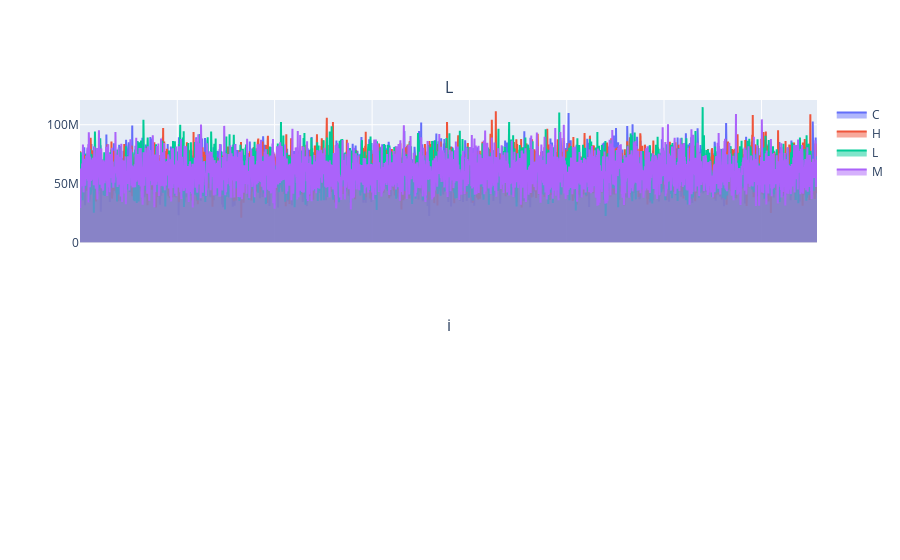

The code cell stored with this chart in its notebook:
### Code cell
import plotly.graph_objects as go
from plotly.subplots import make_subplots
pivot = pd.pivot_table(data, 
                             values="Sales", 
                             index="Order Date", 
                             columns="Order Priority",
                             aggfunc="sum",
                             ).reset_index()

fig = make_subplots(rows=2, cols=1, shared_xaxes=True,subplot_titles=("Line : Sales Sum"))


for col in pivot.columns[1:]: 
    fig.add_trace(
        go.Scatter(x=pivot["Order Date"], y=pivot[col], fill='tozeroy', mode="lines", name=col),
        row=1, col=1
    )
fig.show()

### Figure 1 — Plotly figure (JSON) as saved in the notebook; plotly's stock layout.template omitted (floating-point values rounded to 4 significant figures; data arrays with more than 128 entries replaced by an {"elided": "..."} marker saying what was removed)
{"data": [{"fill": "tozeroy", "mode": "lines", "name": "C", "type": "scatter", "x": {"elided": "2766 str values"}, "xaxis": "x", "y": {"elided": "2766 float values"}, "yaxis": "y"}, {"fill": "tozeroy", "mode": "lines", "name": "H", "type": "scatter", "x": {"elided": "2766 str values"}, "xaxis": "x", "y": {"elided": "2766 float values"}, "yaxis": "y"}, {"fill": "tozeroy", "mode": "lines", "name": "L", "type": "scatter", "x": {"elided": "2766 str values"}, "xaxis": "x", "y": {"elided": "2766 float values"}, "yaxis": "y"}, {"fill": "tozeroy", "mode": "lines", "name": "M", "type": "scatter", "x": {"elided": "2766 str values"}, "xaxis": "x", "y": {"elided": "2766 float values"}, "yaxis": "y"}], "layout": {"annotations": [{"font": {"size": 16}, "showarrow": false, "text": "L", "x": 0.5, "xanchor": "center", "xref": "paper", "y": 1, "yanchor": "bottom", "yref": "paper"}, {"font": {"size": 16}, "showarrow": false, "text": "i", "x": 0.5, "xanchor": "center", "xref": "paper", "y": 0.375, "yanchor": "bottom", "yref": "paper"}], "xaxis": {"anchor": "y", "domain": [0, 1], "matches": "x2", "showticklabels": false}, "xaxis2": {"anchor": "y2", "domain": [0, 1]}, "yaxis": {"anchor": "x", "domain": [0.625, 1]}, "yaxis2": {"anchor": "x2", "domain": [0, 0.375]}}}
